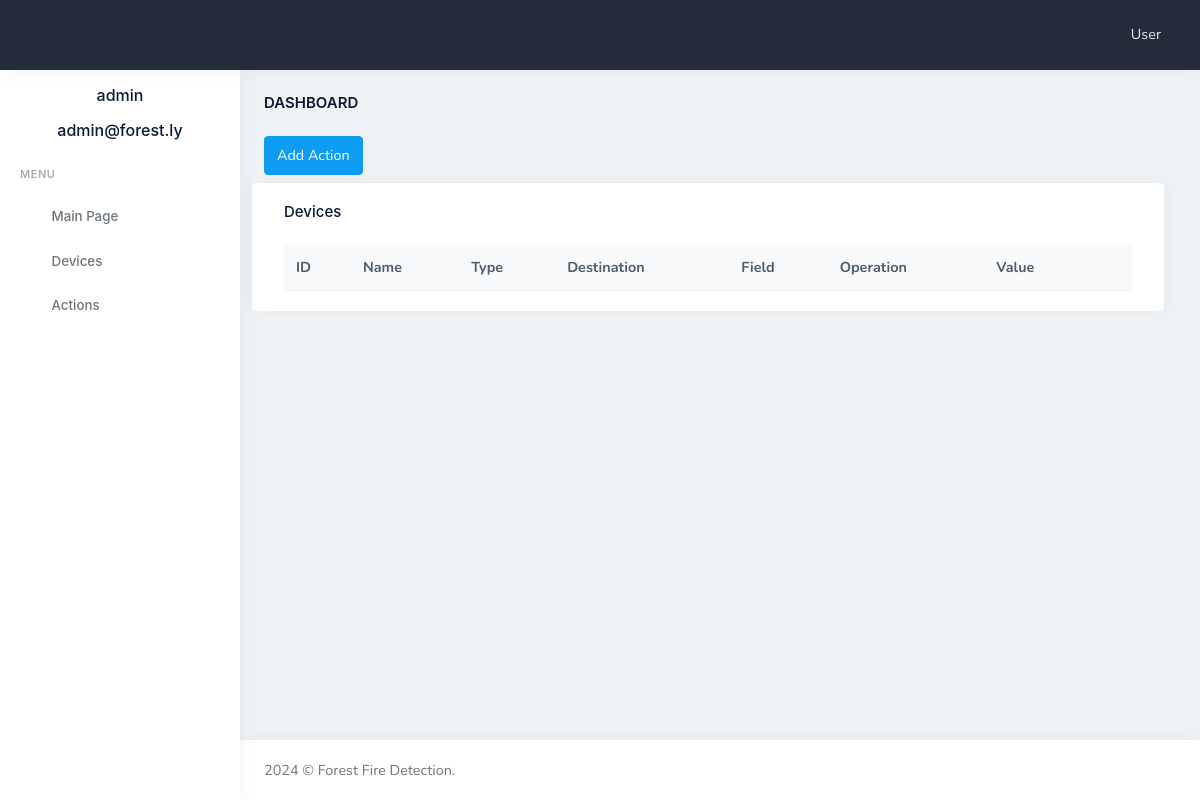
Page /actions/ (signed in) on the earlier database version.
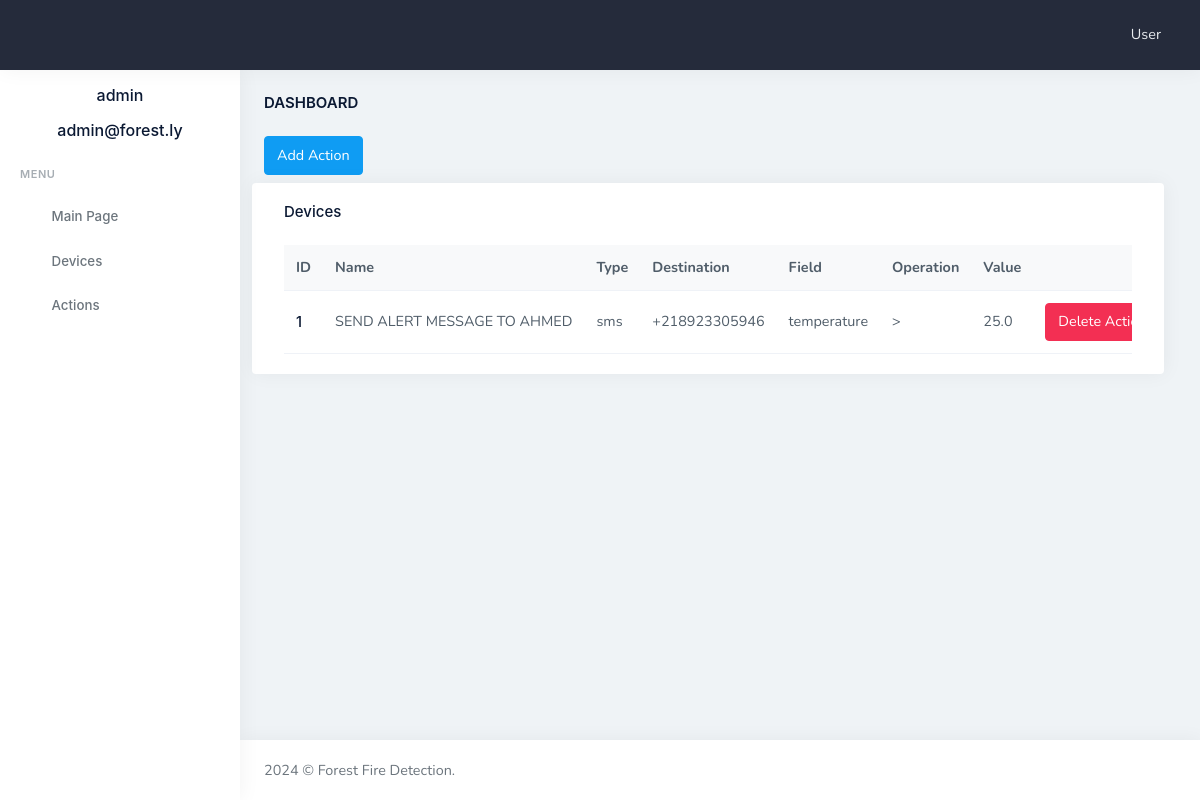
Same page on the later database version.
### app/models.py (models this page shows, shortened)
class User(UserMixin, db.Model):
    id: so.Mapped[int] = so.mapped_column(primary_key=True)
    username: so.Mapped[str] = so.mapped_column(sa.String(64), index=True, unique=True)
    email: so.Mapped[str] = so.mapped_column(sa.String(120), index=True, unique=True)
    password_hash: so.Mapped[Optional[str]] = so.mapped_column(sa.String(256))
    posts: so.WriteOnlyMapped['Post'] = so.relationship(
        back_populates='author'
    )

class Action(db.Model):
    id: so.Mapped[int] = so.mapped_column(primary_key=True)
    name: so.Mapped[str] = so.mapped_column(sa.String(140))
    thing_code: so.Mapped[str] = so.mapped_column(sa.String(140))
    type: so.Mapped[str] = so.mapped_column(sa.String(140))
    destination: so.Mapped[str] = so.mapped_column(sa.String(140))
    field: so.Mapped[str] = so.mapped_column(sa.String(140))
    operation: so.Mapped[str] = so.mapped_column(sa.String(140))
    value: so.Mapped[float] = so.mapped_column(sa.Float())

### app/routes.py (the view)
@app.route('/actions/', methods=['GET'])
@login_required
def actions():
    username = current_user.username
    email = current_user.email
    actions = db.session.scalars(sa.select(Action)).all()
    return render_template('actions.html',  actions=actions, username=username, email=email)

### app/models.py (called while the page is built)
@login.user_loader
def load_user(id):
    return db.session.get(User, int(id))

### app/templates/actions.html (shortened to what this page needs)
{% extends "base.html" %}
{% block content %}
<div class="page-content">
    <div class="container-fluid">
        <div class="row">
            <div class="col-12">
                <div class="page-title-box d-sm-flex align-items-center justify-content-between">
                    <h4 class="mb-sm-0">Dashboard</h4>
                </div>
            </div>
        </div>
        <div class="row">
        <div class="row mb-2">
            <div class="col-4">
                <a class="btn btn-primary waves-effect waves-light" href="/add-action" role="button">Add Action</a>
            </div>
        </div>
        <div class="row">
            <div class="card">
                <div class="card-body pb0">
                    <h4 class="card-title mb-4">Devices</h4>
                    <div class="table-responsive">
                        <table class="table table-centered mb-0 align-middle table-hover table-nowrap">
                            <thead class="table-light">
                                <tr>
                                    <th>ID</th>
                                    <th>Name</th>
                                    <th>Type</th>
                                    <th>Destination</th>
                                    <th>Field</th>
                                    <th>Operation</th>
                                    <th>Value</th>
                                    <th>  </th>
                                </tr>
                            </thead>
                            <tbody>
                                <tr>
                                    {% if actions %}
                                    {% for action in actions %}
                                <tr>
                                    <td>
                                        <a href="">
                                            <h6 class="mb-0">{{ action.id }}</h6>
                                        </a>
                                    </td>
                                    <td>{{ action.name }}</td>
                                    <td>
                                        {{ action.type }}
                                    </td>
                                    <td>
                                        {{ action.destination }}
                                    </td>
                                    <td>
                                        {{ action.field }}
                                    </td>
                                    <td>
                                        {{ action.operation }}
                                    </td>
                                    <td>
                                        {{ action.value }}
                                    </td>
                                    <td>
                                        <a class="btn btn-danger waves-effect waves-light"
                                            href="/delete-action/{{action.id}}" role="button">Delete Action</a>
                                    </td>
                                </tr>
                                {% endfor %}
                                {% endif %}
                                </tr>
                            </tbody>
                        </table>
                    </div>
                </div>
            </div>
        </div>
    </div>
</div>
{% endblock %}

### app/templates/base.html (shortened to what this page needs)
<!doctype html>
<html lang="en">
<head>
    <link href="{{ url_for('static', filename='assets/libs/admin-resources/jquery.vectormap/jquery-jvectormap-1.2.2.css') }}" rel="stylesheet"
        type="text/css" />
    <link href="{{ url_for('static', filename='assets/libs/datatables.net-bs4/css/dataTables.bootstrap4.min.css') }}" rel="stylesheet" type="text/css" />
    <link href="{{ url_for('static', filename='assets/libs/datatables.net-responsive-bs4/css/responsive.bootstrap4.min.css') }}" rel="stylesheet"
        type="text/css" />
    <link href="{{ url_for('static', filename='assets/css/bootstrap.min.css') }} " id="bootstrap-style" rel="stylesheet" type="text/css" />
    <link href="{{ url_for('static', filename='assets/css/icons.min.css') }} " rel="stylesheet" type="text/css" />
    <link href="{{ url_for('static', filename='assets/css/app.min.css') }} " id="app-style" rel="stylesheet" type="text/css" />
    <link href="{{ url_for('static', filename='assets/css/leaflet.css') }} " rel="stylesheet" type="text/css" />
</head>
<body data-topbar="dark">
    <div id="layout-wrapper">
        <header id="page-topbar">
            <div class="navbar-header">
                <div class="d-flex">
                    <div class="navbar-brand-box">
                    </div>
                    <button type="button" class="btn btn-sm px-3 font-size-24 header-item waves-effect"
                        id="vertical-menu-btn">
                        <i class="ri-menu-2-line align-middle"></i>
                    </button>
                </div>
                <div class="d-flex">
                    <div class="dropdown d-inline-block user-dropdown">
                        <button type="button" class="btn header-item waves-effect" id="page-header-user-dropdown"
                            data-bs-toggle="dropdown" aria-haspopup="true" aria-expanded="false">
                            <span class="d-none d-xl-inline-block ms-1">User</span>
                            <i class="mdi mdi-chevron-down d-none d-xl-inline-block"></i>
                        </button>
                    </div>
                </div>
            </div>
        </header>
        <div class="vertical-menu">
            <div data-simplebar class="h-100">
                <div class="user-profile text-center mt-3">
                    <div class="mt-3">
                        <h4 class="font-size-16 mb-1">{{ username }}</h4>
                    </div>
                    <div class="mt-3">
                        <h5 class="font-size-16 mb-1">{{ email }}</h5>
                    </div>
                </div>
                <div id="sidebar-menu">
                    <ul class="metismenu list-unstyled" id="side-menu">
                        <li class="menu-title">Menu</li>
                        <li>
                            <a href="{{ url_for('index') }}" class="waves-effect">
                                <i class="ri-dashboard-line"></i>
                                <span>Main Page</span>
                            </a>
                        </li>
                        <li class="">
                            <a href="{{ url_for('devices') }}" class="waves-effect">
                                <i class="mdi mdi-memory"></i>
                                <span>Devices</span>
                            </a>
                        </li>
                        <li class="">
                            <a href="{{ url_for('actions') }}" class="waves-effect">
                                <i class="ri-git-merge-fill"></i>
                                <span>Actions</span>
                            </a>
                        </li>
                    </ul>
                </div>
            </div>
        </div>
        <div class="main-content">
            {% block content %}{% endblock %}
            <footer class="footer">
                <div class="container-fluid">
                    <div class="row">
                        <div class="col-sm-6">
                            <script>document.write(new Date().getFullYear())</script> © Forest Fire Detection.
                        </div>
                        <div class="col-sm-6">
                        </div>
                    </div>
                </div>
            </footer>
        </div>
    </div>
    <link rel="stylesheet" type="text/css" href="{{ url_for('static', filename='assets/libs/toastr/build/toastr.min.css') }}">
</body>
</html>

Differences in the rows shown:
added Action: id "1", name "SEND ALERT MESSAGE TO AHMED", type "sms", destination "+218923305946", field "temperature", operation ">", value "25.0"
